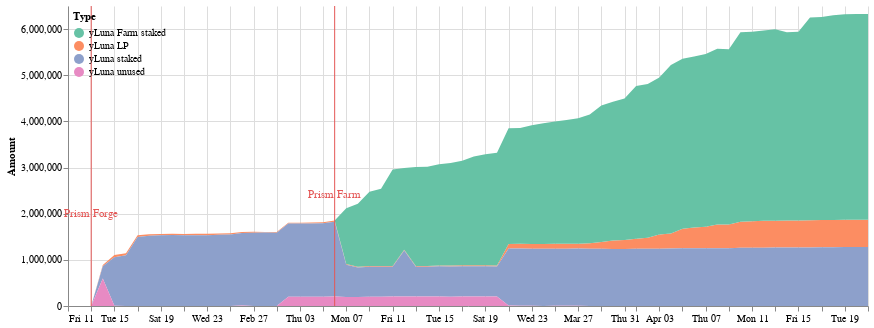

The notebook cell saved with this chart:
### Markdown cell above
## All deltas

### Code cell
all_deltas = ydp.asset_used.append(ydp.asset_unused)
all_deltas = ydp.fill_date_gaps(all_deltas, ['2022-02-11','2022-02-12','2022-02-13'])
c1 = cp.get_yluna_time_area_chart(all_deltas, 
               alt.Scale(scheme='set2'),
               min_date = all_deltas.Time.min(),
               max_date = all_deltas.Time.max()
        )

c2 = alt.Chart(ydp.dates_to_mark).mark_rule(color='#e45756').encode(
    x=alt.X('date'+':T')
)

c3 = alt.Chart(ydp.dates_to_mark).mark_text(
    color='#e45756',
    angle=0
).encode( 
    x=alt.X('text_date'+':T',axis=alt.Axis(labels=True,title='')),
    y=alt.Y('height',axis=alt.Axis(labels=True,title='Amount')),
    text='text'
)

(c1 + c2 + c3).properties(width=800).configure_view(strokeOpacity=0)

### Figure 1 — Vega-Lite specification as saved in the notebook (floating-point values rounded to 4 significant figures; data arrays with more than 128 entries replaced by an {"elided": "..."} marker saying what was removed)
{"config": {"view": {"continuousWidth": 400, "continuousHeight": 300, "strokeOpacity": 0}}, "layer": [{"data": {"name": "data-2422bacc2fee1238c1fd6069faac72d2"}, "mark": "area", "encoding": {"color": {"field": "Type", "legend": {"direction": "vertical", "legendY": 0, "orient": "none", "padding": 5}, "scale": {"scheme": "set2"}, "type": "nominal"}, "tooltip": [{"field": "Time", "format": "%Y-%m-%d", "type": "temporal"}, {"field": "Type", "type": "nominal"}, {"field": "Amount (millions)", "type": "nominal"}], "x": {"field": "Time", "scale": {"domain": ["2022-02-11", "2022-04-21"]}, "type": "temporal"}, "y": {"field": "Amount", "scale": {"domain": [0, 6328000.0]}, "type": "quantitative"}}}, {"data": {"name": "data-bf69e67827aa5ed7d9d532afa84e7b5c"}, "mark": {"type": "rule", "color": "#e45756"}, "encoding": {"x": {"field": "date", "type": "temporal"}}}, {"data": {"name": "data-bf69e67827aa5ed7d9d532afa84e7b5c"}, "mark": {"type": "text", "angle": 0, "color": "#e45756"}, "encoding": {"text": {"field": "text", "type": "nominal"}, "x": {"axis": {"labels": true, "title": ""}, "field": "text_date", "type": "temporal"}, "y": {"axis": {"labels": true, "title": "Amount"}, "field": "height", "type": "quantitative"}}}], "width": 800, "$schema": "https://vega.github.io/schema/vega-lite/v4.17.0.json", "datasets": {"data-2422bacc2fee1238c1fd6069faac72d2": {"elided": "280 records"}, "data-bf69e67827aa5ed7d9d532afa84e7b5c": [{"text_date": "2022-02-13", "date": "2022-02-13", "height": 2000000, "text": "Prism Forge"}, {"text_date": "2022-03-06", "date": "2022-03-06", "height": 2400000, "text": "Prism Farm"}]}}
